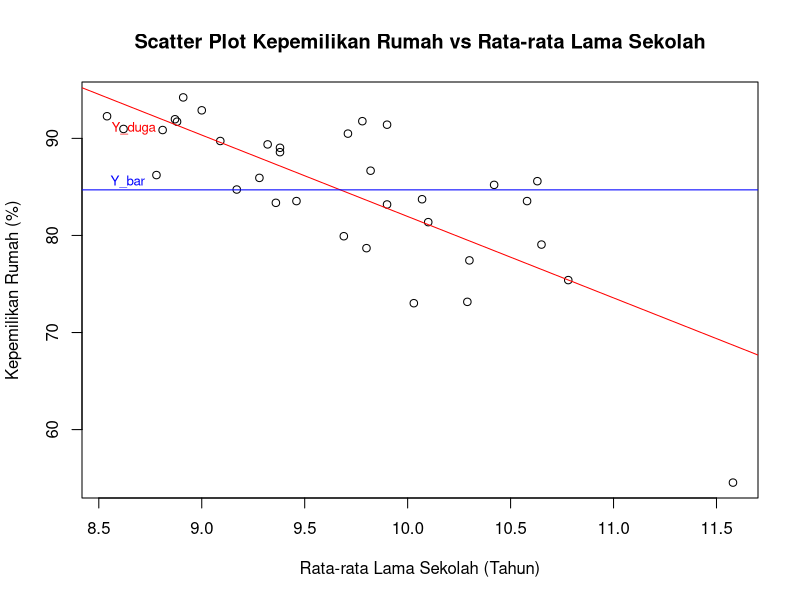

Recreate this plot in R.
## ---- chunk 1
library(readxl)
dt <- read_xlsx("Data Anreg Praktikum.xlsx", sheet="Data analisis")
dt
## ---- chunk 2
y <- dt$"Kepemilikan_Rumah"
x <- dt$"Rata-rata_Lama_Sekolah"
n <- length(y)
## ---- chunk 3
dt <- data.frame(cbind(y,x))
head(dt)
## ---- chunk 4
model <- lm(y~x, dt)
summary(model)
## ---- chunk 5
y.bar <- mean(y)
plot(x, y,
     xlab = "Rata-rata Lama Sekolah (Tahun)",
     ylab = "Kepemilikan Rumah (%)",
     main = "Scatter Plot Kepemilikan Rumah vs Rata-rata Lama Sekolah")
abline(model, col="red")
text(min(x), max(y)-2, "Y_duga", adj = c(-0.1, 1.5), col = "red", cex = 0.8)
abline(h=y.bar, col="blue")
text(min(x), y.bar+2, "Y_bar", adj = c(-0.1, 1.5), col = "blue", cex = 0.8)
## ---- chunk 6
(anova.model <- anova(model))
## ---- chunk 7
(KTG <- anova.model$`Mean Sq`[2])
## ---- chunk 8
(galat.baku <- sqrt(KTG))
## ---- chunk 9
(b0 <- model$coefficients[[1]])
(b1 <- model$coefficients[[2]])
## ---- chunk 10
(se_b0 <- sqrt(KTG*(1/n+mean(x)^2/sum((x-mean(x))^2))))
## ---- chunk 11
uji <- 0
(t_b0 <- (b0 - uji)/se_b0)
## ---- chunk 12
abs(qt(0.025, df = n-2))
## ---- chunk 13
(se_b1 <- sqrt(KTG/sum((x-mean(x))^2)))
## ---- chunk 14
uji <- 0
(t_b1 <- (b1 - uji)/se_b1)
## ---- chunk 15
abs(qt(0.025, df = n-2))
## ---- chunk 16
t_table <- abs(qt(0.025, df = n-2))
t_table
## ---- chunk 17
# Selang kepercayaan beta0
lower_b0 <- b0 - t_table * se_b0
upper_b0 <- b0 + t_table * se_b0
cat("Selang kepercayaan beta0: [", lower_b0, ", ", upper_b0, "]\n")
## ---- chunk 18
# Selang kepercayaan beta1
lower_b1 <- b1 - t_table * se_b1
upper_b1 <- b1 + t_table * se_b1
cat("Selang kepercayaan beta1: [", lower_b1, ", ", upper_b1, "]\n")
## ---- chunk 19
amatan.diduga <- data.frame(x=10)
predict(model, amatan.diduga, interval = "confidence")
## ---- chunk 20
predict(model, amatan.diduga, interval = "prediction")
